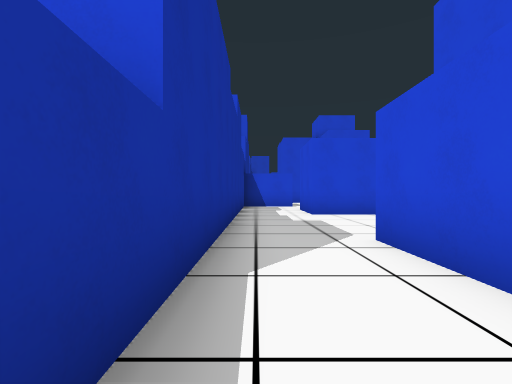
View 1 (above)

24 first-person views from a walk through a Godot game level. The camera is 1.2 m above the floor, looks level and sees 85° across. The floor is counted in squares, 2 m on a side. Each view is taken from the middle of a square. On the plan, view 1 faces up. The plan holds only what a view shows up to about 9 squares ahead; the rest is blank. The place goes on beyond the plan.

View 2
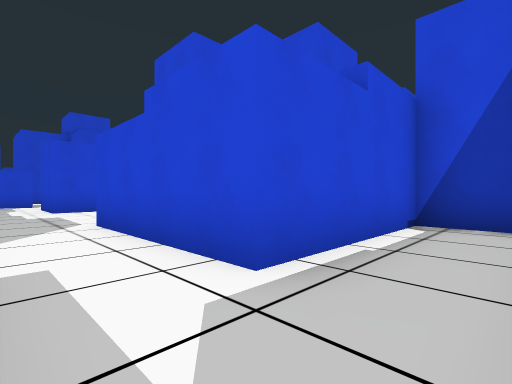

View 3
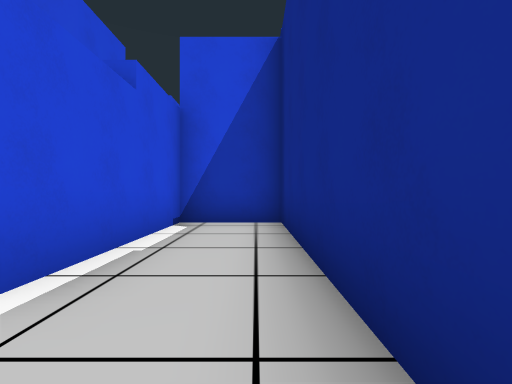

View 4
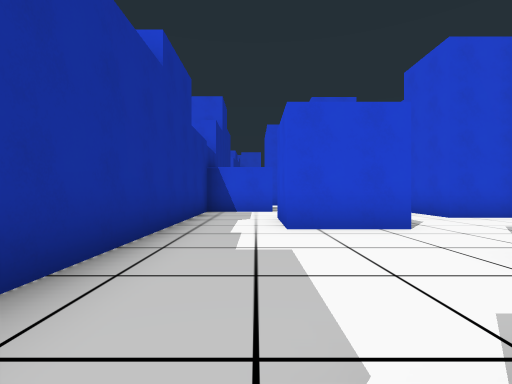

View 5
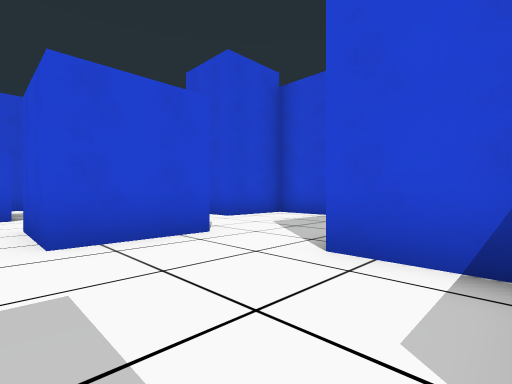

View 6
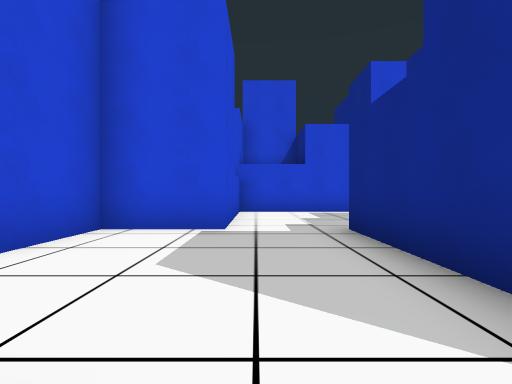

View 7
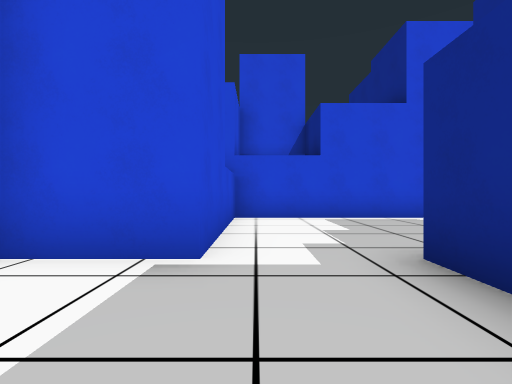

View 8
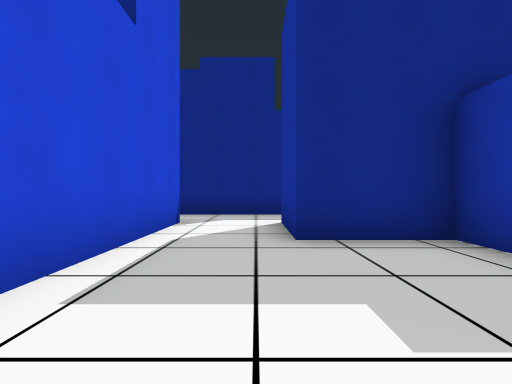

View 9
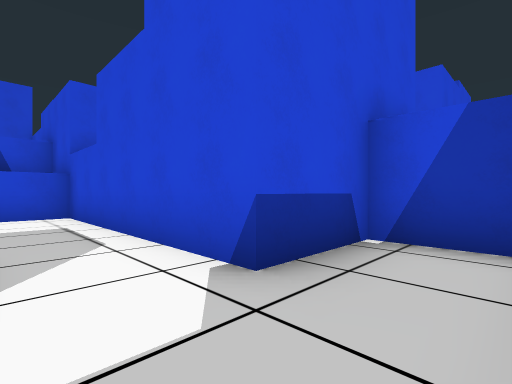

View 10
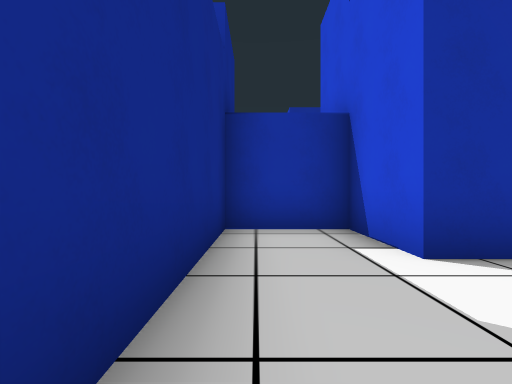

View 11
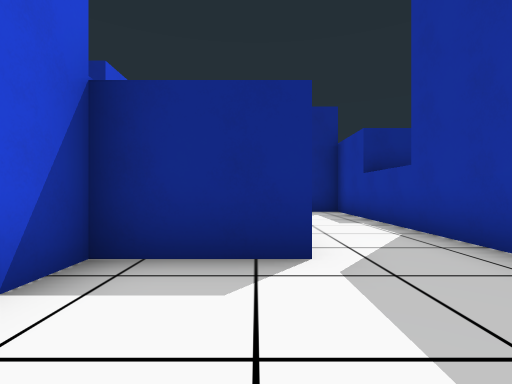

View 12
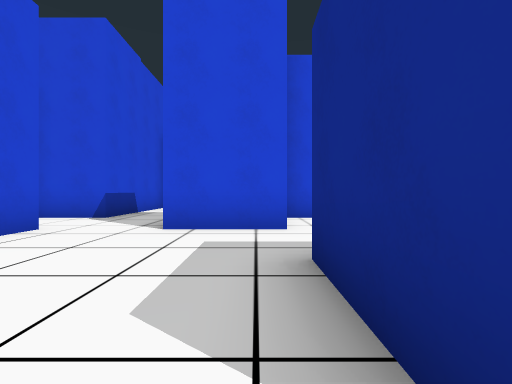

View 13
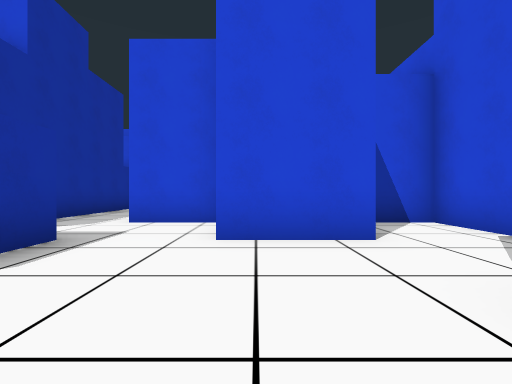

View 14
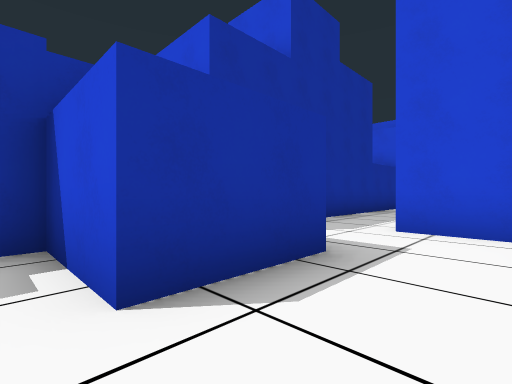

View 15
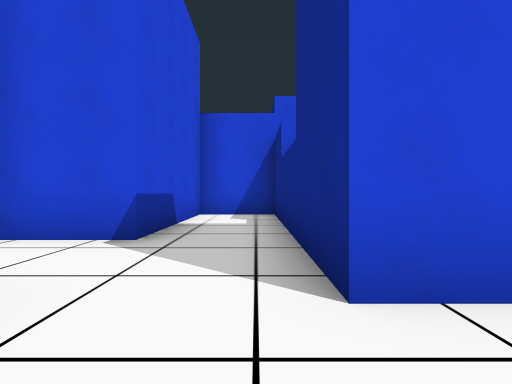

View 16
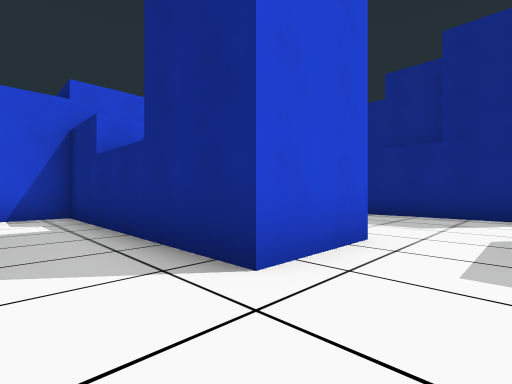

View 17
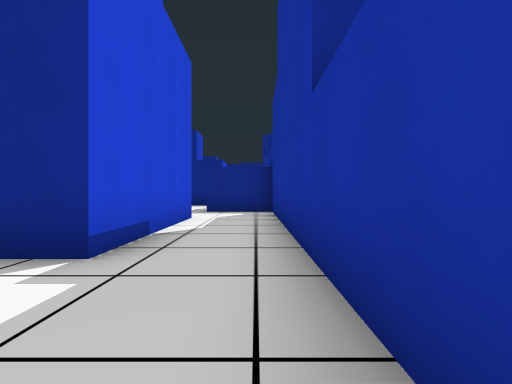

View 18
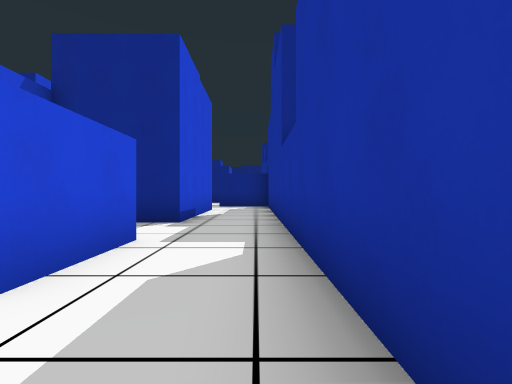

View 19
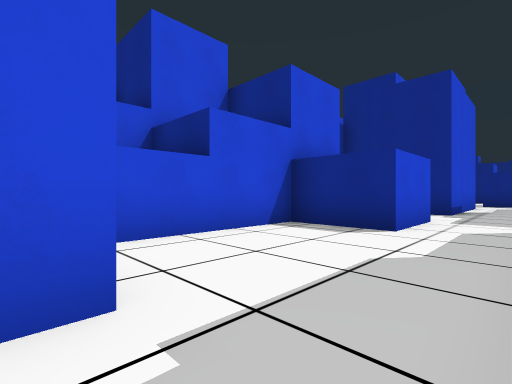

View 20
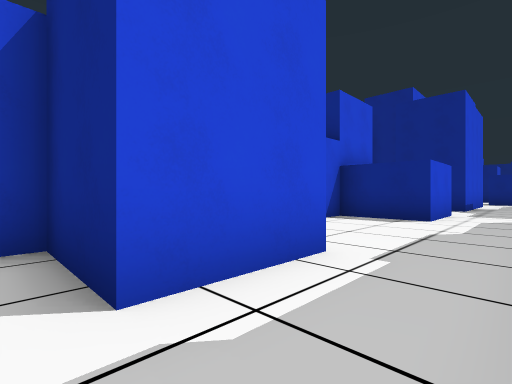

View 21
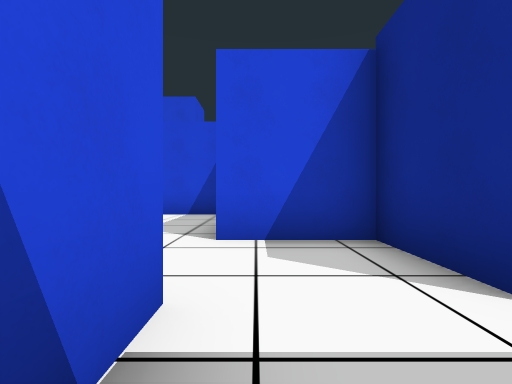

View 22
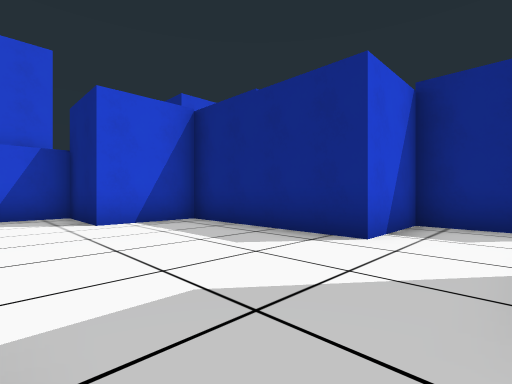

View 23
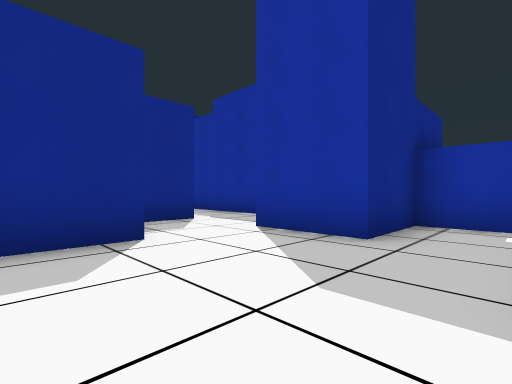

View 24
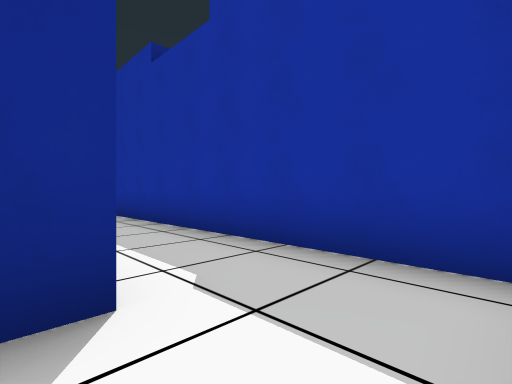

### Floor plan
Ten units are one square. View 1 is at (0, 0); x grows to the right and y downward. Boxes are objects, and circles mark ways between rooms. Rooms are numbered by the first view taken in them; rooms with no view inside come last. Other rooms are left out.
<svg viewBox="-11 -354 151 384">
<path fill="none" stroke="#000" d="M24 -75 15 -75M-5 -75 -5 25 55 25 55 5 15 5 15 -35 35 -35 35 -55M36 -75 24 -75M75 -75 75 -95 55 -95M42 -55 66 -55M75 -44 75 -35 95 -35M66 -55 75 -55M115 -35 115 -75 75 -75M95 -35 95 -15 75 -15 75 5 121 5M135 -1 135 -15 115 -15 115 -35M32 -155 15 -155 15 -195M55 -135 35 -135M-6 -135 15 -135 15 -115 -5 -115 -5 -75M55 -95 55 -115 115 -115 115 -135 75 -135 75 -155 62 -155M15 -75 15 -95 35 -95M15 -215 15 -235M-5 -235 -5 -138M-5 -275 -5 -235M15 -235 35 -235 35 -269M-5 -349 -5 -335 15 -335 15 -315 5 -315M-5 -310 -5 -275M15 -274 15 -295 35 -295 35 -315 75 -315 75 -335 95 -335 95 -348"/>
<circle cx="35" cy="-65" r="3" fill="#2a7"/>
<circle cx="5" cy="-85" r="3" fill="#2a7"/>
<circle cx="70" cy="-65" r="3" fill="#2a7"/>
<circle cx="45" cy="-90" r="3" fill="#2a7"/>
<circle cx="105" cy="-25" r="3" fill="#2a7"/>
<circle cx="5" cy="-225" r="3" fill="#2a7"/>
<circle cx="5" cy="-285" r="3" fill="#2a7"/>
<text x="10" y="-20">1</text>
<text x="50" y="-80">2</text>
<text x="90" y="-60">3</text>
<text x="100" y="-10">4</text>
<text x="30" y="-140">5</text>
<text x="10" y="-260">6</text>
<text x="30" y="-330">7</text>
</svg>
Room 1 opens to room 2. Room 1 opens to room 5. Room 2 opens to room 3. Room 2 opens to room 5. Room 3 opens to room 4. Room 5 opens to room 6. Room 6 opens to room 7.

Where each view was taken, in squares from view 1:
view 1: 0 up, 0 right, facing up
view 2: 2 down, 0 right, facing up-right
view 3: 2 down, 0 right, facing right
view 4: 3 up, 1 right, facing up
view 5: 4 up, 1 right, facing up-right
view 6: 7 up, 3 right, facing right
view 7: 7 up, 5 right, facing right
view 8: 7 up, 10 right, facing down
view 9: 0 up, 10 right, facing up-right
view 10: 0 up, 12 right, facing left
view 11: 6 up, 2 right, facing down
view 12: 10 up, 1 right, facing right
view 13: 10 up, 4 right, facing up
view 14: 11 up, 3 right, facing up-left
view 15: 12 up, 4 right, facing right
view 16: 13 up, 4 right, facing down-right
view 17: 22 up, 0 right, facing down
view 18: 25 up, 0 right, facing down
view 19: 28 up, 0 right, facing down-right
view 20: 30 up, 0 right, facing down-right
view 21: 31 up, 0 right, facing right
view 22: 35 up, 2 right, facing down-right
view 23: 35 up, 5 right, facing down-left
view 24: 31 up, 2 right, facing down-left
